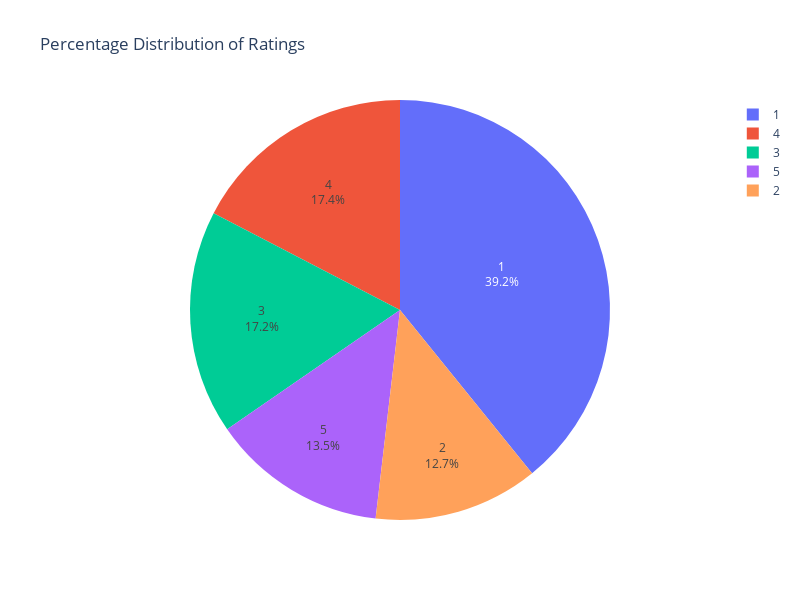

Write notebook code for a chart like this one.
### Code cell
def plot_rating_percentage_pie(df, column_name):
    percentage = df[column_name].value_counts(normalize=True) * 100
    
    fig = px.pie(
        values=percentage.values, 
        names=percentage.index, 
        title='Percentage Distribution of Ratings',
        labels={column_name: 'Ratings'}
    )
    
    fig.update_traces(textposition='inside', textinfo='percent+label')
    fig.update_layout(showlegend=True, height=600, width=800)
    fig.show()
plot_rating_percentage_pie(df, 'Rating')

### Figure 1 — Plotly figure (JSON) as saved in the notebook; plotly's stock layout.template omitted (floating-point values rounded to 4 significant figures)
{"data": [{"domain": {"x": [0, 1], "y": [0, 1]}, "hovertemplate": "label=%{label}<br>value=%{value}<extra></extra>", "labels": [1, 4, 3, 5, 2], "legendgroup": "", "name": "", "showlegend": true, "textinfo": "percent+label", "textposition": "inside", "type": "pie", "values": [39.17, 17.38, 17.24, 13.53, 12.68]}], "layout": {"height": 600, "legend": {"tracegroupgap": 0}, "showlegend": true, "title": {"text": "Percentage Distribution of Ratings"}, "width": 800}}
